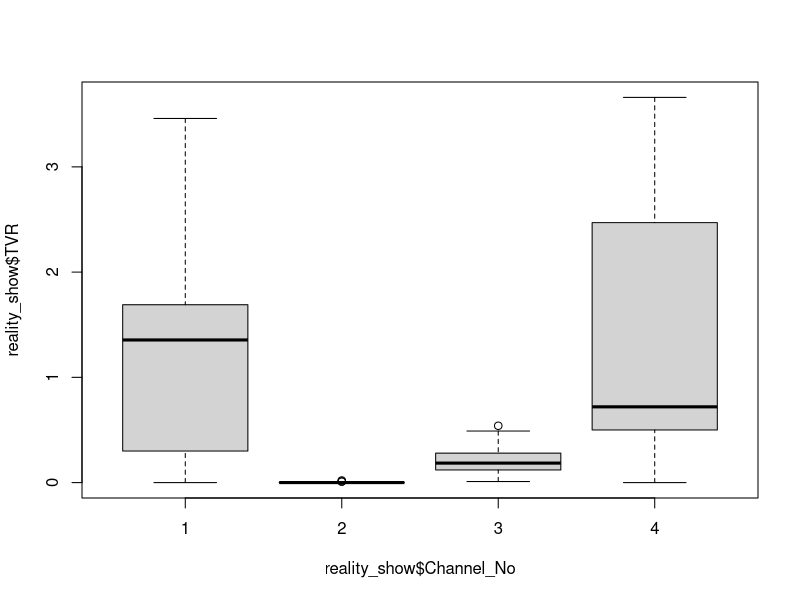

This figure's R source:
library(haven)
library(labelled)

setwd("~/Rscripts/annova")

reality_show <- read_sav("datafiles/Reality Show.sav")

# convert list to data table
reality_show <- as.data.frame(reality_show)

# This is how you get channel labels
channel_labels = attr(val_labels(reality_show$Channel_No), 'names')

# Plot the boxplot for groups by channel no
boxplot(reality_show$TVR ~ reality_show$Channel_No)


# Get the annova table
reality_show.aov <- aov(reality_show$TVR ~ reality_show$Channel_No)
summary(reality_show.aov)
